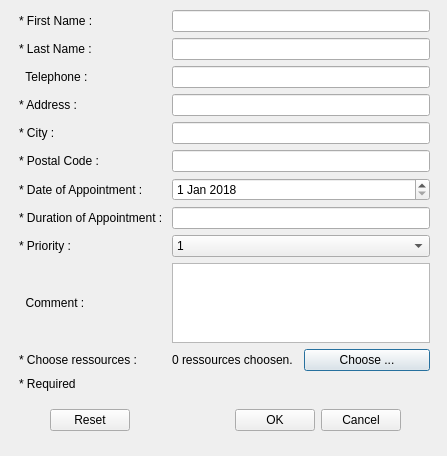
<?xml version="1.0" encoding="UTF-8"?>
<ui version="4.0">
 <class>DialogAddClient</class>
 <widget class="QDialog" name="DialogAddClient">
  <property name="geometry">
   <rect>
    <x>0</x>
    <y>0</y>
    <width>447</width>
    <height>456</height>
   </rect>
  </property>
  <property name="windowTitle">
   <string>Addition of Client</string>
  </property>
  <widget class="QWidget" name="gridLayoutWidget">
   <property name="geometry">
    <rect>
     <x>19</x>
     <y>10</y>
     <width>411</width>
     <height>381</height>
    </rect>
   </property>
   <layout class="QGridLayout" name="gridLayout">
    <item row="5" column="0">
     <widget class="QLabel" name="label_postalCode">
      <property name="text">
       <string>* Postal Code :</string>
      </property>
     </widget>
    </item>
    <item row="7" column="0">
     <widget class="QLabel" name="label_duration">
      <property name="text">
       <string>* Duration of Appointment : </string>
      </property>
     </widget>
    </item>
    <item row="4" column="0">
     <widget class="QLabel" name="labe_city">
      <property name="text">
       <string>* City :</string>
      </property>
     </widget>
    </item>
    <item row="6" column="0">
     <widget class="QLabel" name="label_date">
      <property name="text">
       <string>* Date of Appointment : </string>
      </property>
     </widget>
    </item>
    <item row="7" column="2">
     <widget class="QLineEdit" name="lineEdit_duration"/>
    </item>
    <item row="1" column="2">
     <widget class="QLineEdit" name="lineEdit_lastName"/>
    </item>
    <item row="0" column="2">
     <widget class="QLineEdit" name="lineEdit_firstName"/>
    </item>
    <item row="4" column="2">
     <widget class="QLineEdit" name="lineEdit_city"/>
    </item>
    <item row="2" column="2">
     <widget class="QLineEdit" name="lineEdit_telephone"/>
    </item>
    <item row="3" column="0">
     <widget class="QLabel" name="label_address">
      <property name="text">
       <string>* Address :</string>
      </property>
     </widget>
    </item>
    <item row="3" column="2">
     <widget class="QLineEdit" name="lineEdit_address"/>
    </item>
    <item row="5" column="2">
     <widget class="QLineEdit" name="lineEdit_postalCode"/>
    </item>
    <item row="1" column="0">
     <widget class="QLabel" name="label_lastName">
      <property name="text">
       <string>* Last Name :</string>
      </property>
     </widget>
    </item>
    <item row="9" column="0">
     <widget class="QLabel" name="label_comment">
      <property name="text">
       <string>  Comment : </string>
      </property>
     </widget>
    </item>
    <item row="2" column="0">
     <widget class="QLabel" name="label_telephone">
      <property name="text">
       <string>  Telephone : </string>
      </property>
     </widget>
    </item>
    <item row="0" column="0">
     <widget class="QLabel" name="label_firstName">
      <property name="text">
       <string>* First Name :</string>
      </property>
     </widget>
    </item>
    <item row="8" column="2">
     <widget class="QComboBox" name="comboBox_priority">
      <item>
       <property name="text">
        <string>1</string>
       </property>
      </item>
      <item>
       <property name="text">
        <string>2</string>
       </property>
      </item>
      <item>
       <property name="text">
        <string>3</string>
       </property>
      </item>
      <item>
       <property name="text">
        <string>4</string>
       </property>
      </item>
      <item>
       <property name="text">
        <string>5</string>
       </property>
      </item>
     </widget>
    </item>
    <item row="8" column="0">
     <widget class="QLabel" name="label_priority">
      <property name="text">
       <string>* Priority : </string>
      </property>
     </widget>
    </item>
    <item row="6" column="2">
     <widget class="QDateEdit" name="dateEdit">
      <property name="dateTime">
       <datetime>
        <hour>0</hour>
        <minute>0</minute>
        <second>0</second>
        <year>2018</year>
        <month>1</month>
        <day>1</day>
       </datetime>
      </property>
     </widget>
    </item>
    <item row="12" column="0">
     <widget class="QLabel" name="label_staus">
      <property name="text">
       <string>* Choose ressources :</string>
      </property>
     </widget>
    </item>
    <item row="12" column="2">
     <layout class="QHBoxLayout" name="horizontalLayout_3">
      <item>
       <widget class="QLabel" name="label_chooseRes">
        <property name="text">
         <string>0 ressources choosen.</string>
        </property>
       </widget>
      </item>
      <item>
       <widget class="QPushButton" name="pushBtn_choose">
        <property name="text">
         <string>Choose ...</string>
        </property>
       </widget>
      </item>
     </layout>
    </item>
    <item row="9" column="2">
     <widget class="QPlainTextEdit" name="textEdit"/>
    </item>
    <item row="14" column="0">
     <widget class="QLabel" name="label_required">
      <property name="text">
       <string>* Required</string>
      </property>
     </widget>
    </item>
   </layout>
  </widget>
  <widget class="QWidget" name="horizontalLayoutWidget">
   <property name="geometry">
    <rect>
     <x>50</x>
     <y>400</y>
     <width>351</width>
     <height>41</height>
    </rect>
   </property>
   <layout class="QHBoxLayout" name="horizontalLayout">
    <item>
     <widget class="QPushButton" name="pushButton_reset">
      <property name="text">
       <string>Reset</string>
      </property>
     </widget>
    </item>
    <item>
     <spacer name="horizontalSpacer">
      <property name="orientation">
       <enum>Qt::Horizontal</enum>
      </property>
      <property name="sizeHint" stdset="0">
       <size>
        <width>40</width>
        <height>20</height>
       </size>
      </property>
     </spacer>
    </item>
    <item>
     <widget class="QPushButton" name="pushButton_ok">
      <property name="text">
       <string>OK</string>
      </property>
     </widget>
    </item>
    <item>
     <widget class="QPushButton" name="pushButton_cancel">
      <property name="text">
       <string>Cancel</string>
      </property>
     </widget>
    </item>
   </layout>
  </widget>
 </widget>
 <tabstops>
  <tabstop>lineEdit_firstName</tabstop>
  <tabstop>lineEdit_lastName</tabstop>
  <tabstop>lineEdit_telephone</tabstop>
  <tabstop>lineEdit_address</tabstop>
  <tabstop>lineEdit_city</tabstop>
  <tabstop>lineEdit_postalCode</tabstop>
  <tabstop>dateEdit</tabstop>
  <tabstop>lineEdit_duration</tabstop>
  <tabstop>comboBox_priority</tabstop>
  <tabstop>pushButton_ok</tabstop>
  <tabstop>pushButton_cancel</tabstop>
 </tabstops>
 <resources/>
 <connections/>
</ui>
